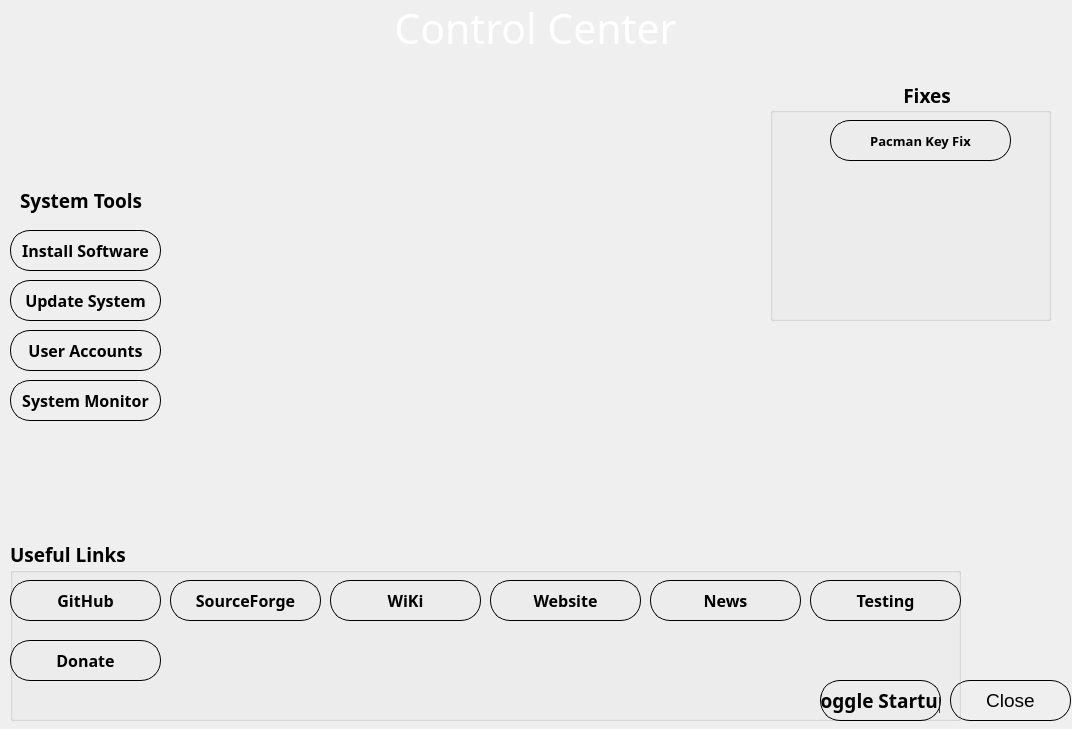
<?xml version="1.0" encoding="UTF-8"?>
<ui version="4.0">
 <class>mainDialog</class>
 <widget class="QDialog" name="mainDialog">
  <property name="geometry">
   <rect>
    <x>0</x>
    <y>0</y>
    <width>1072</width>
    <height>729</height>
   </rect>
  </property>
  <property name="font">
   <font>
    <family>Segoe UI</family>
    <pointsize>14</pointsize>
   </font>
  </property>
  <property name="windowTitle">
   <string>Welcome To FreedomOS</string>
  </property>
  <property name="windowIcon">
   <iconset>
    <normaloff>usr/share/freedomos-welcome/img/FreedomOS64x64.png</normaloff>usr/share/freedomos-welcome/img/FreedomOS64x64.png</iconset>
  </property>
  <property name="autoFillBackground">
   <bool>false</bool>
  </property>
  <property name="styleSheet">
   <string notr="true">QDialog {
background:rgb(31, 32, 42)
color: white
}</string>
  </property>
  <widget class="QLabel" name="label">
   <property name="geometry">
    <rect>
     <x>290</x>
     <y>0</y>
     <width>491</width>
     <height>51</height>
    </rect>
   </property>
   <property name="font">
    <font>
     <family>Ubuntu Nerd Font</family>
     <pointsize>31</pointsize>
     <weight>75</weight>
     <bold>true</bold>
    </font>
   </property>
   <property name="styleSheet">
    <string notr="true">color:white;</string>
   </property>
   <property name="text">
    <string>&lt;html&gt;&lt;head/&gt;&lt;body&gt;&lt;p&gt;&lt;span style=&quot; font-weight:400;&quot;&gt;Control Center&lt;/span&gt;&lt;/p&gt;&lt;/body&gt;&lt;/html&gt;</string>
   </property>
   <property name="textFormat">
    <enum>Qt::MarkdownText</enum>
   </property>
   <property name="alignment">
    <set>Qt::AlignCenter</set>
   </property>
  </widget>
  <widget class="QPushButton" name="close">
   <property name="geometry">
    <rect>
     <x>950</x>
     <y>680</y>
     <width>121</width>
     <height>41</height>
    </rect>
   </property>
   <property name="styleSheet">
    <string notr="true">QPushButton {

	border: 1px solid;
	border-radius: 20px;

}
QPushButton:hover
{
	border: 4px solid rgb(160, 32, 240);
}</string>
   </property>
   <property name="text">
    <string>Close</string>
   </property>
  </widget>
  <widget class="QPushButton" name="sysupdate">
   <property name="geometry">
    <rect>
     <x>10</x>
     <y>280</y>
     <width>151</width>
     <height>41</height>
    </rect>
   </property>
   <property name="font">
    <font>
     <family>Ubuntu Nerd Font</family>
     <pointsize>12</pointsize>
     <weight>75</weight>
     <bold>true</bold>
    </font>
   </property>
   <property name="styleSheet">
    <string notr="true">QPushButton {

	border: 1px solid;
	border-radius: 20px;

}
QPushButton:hover
{
	border: 4px solid rgb(160, 32, 240);
}</string>
   </property>
   <property name="text">
    <string>Update System</string>
   </property>
  </widget>
  <widget class="QLabel" name="label_2">
   <property name="geometry">
    <rect>
     <x>20</x>
     <y>180</y>
     <width>171</width>
     <height>41</height>
    </rect>
   </property>
   <property name="font">
    <font>
     <family>Ubuntu Nerd Font</family>
     <pointsize>14</pointsize>
     <weight>75</weight>
     <bold>true</bold>
    </font>
   </property>
   <property name="text">
    <string>System Tools</string>
   </property>
  </widget>
  <widget class="QPushButton" name="useraccounts">
   <property name="geometry">
    <rect>
     <x>10</x>
     <y>330</y>
     <width>151</width>
     <height>41</height>
    </rect>
   </property>
   <property name="font">
    <font>
     <family>Ubuntu Nerd Font</family>
     <pointsize>12</pointsize>
     <weight>75</weight>
     <bold>true</bold>
    </font>
   </property>
   <property name="styleSheet">
    <string notr="true">QPushButton {

	border: 1px solid;
	border-radius: 20px;

}
QPushButton:hover
{
	border: 4px solid rgb(160, 32, 240);
}</string>
   </property>
   <property name="text">
    <string>User Accounts</string>
   </property>
  </widget>
  <widget class="QPushButton" name="discover">
   <property name="geometry">
    <rect>
     <x>10</x>
     <y>230</y>
     <width>151</width>
     <height>41</height>
    </rect>
   </property>
   <property name="font">
    <font>
     <family>Ubuntu Nerd Font</family>
     <pointsize>12</pointsize>
     <weight>75</weight>
     <bold>true</bold>
    </font>
   </property>
   <property name="styleSheet">
    <string notr="true">QPushButton {

	border: 1px solid;
	border-radius: 20px;

}
QPushButton:hover
{
	border: 4px solid rgb(160, 32, 240);
}</string>
   </property>
   <property name="text">
    <string>Install Software</string>
   </property>
  </widget>
  <widget class="QPushButton" name="systemmonitor">
   <property name="geometry">
    <rect>
     <x>10</x>
     <y>380</y>
     <width>151</width>
     <height>41</height>
    </rect>
   </property>
   <property name="font">
    <font>
     <family>Ubuntu Nerd Font</family>
     <pointsize>12</pointsize>
     <weight>75</weight>
     <bold>true</bold>
    </font>
   </property>
   <property name="styleSheet">
    <string notr="true">QPushButton {

	border: 1px solid;
	border-radius: 20px;

}
QPushButton:hover
{
	border: 4px solid rgb(160, 32, 240);
}</string>
   </property>
   <property name="text">
    <string>System Monitor</string>
   </property>
  </widget>
  <widget class="QGroupBox" name="groupBox_2">
   <property name="geometry">
    <rect>
     <x>10</x>
     <y>540</y>
     <width>951</width>
     <height>181</height>
    </rect>
   </property>
   <property name="font">
    <font>
     <family>Ubuntu Nerd Font</family>
     <pointsize>14</pointsize>
     <weight>75</weight>
     <bold>true</bold>
    </font>
   </property>
   <property name="title">
    <string>Useful Links</string>
   </property>
   <widget class="QPushButton" name="github">
    <property name="geometry">
     <rect>
      <x>0</x>
      <y>40</y>
      <width>151</width>
      <height>41</height>
     </rect>
    </property>
    <property name="font">
     <font>
      <family>Ubuntu Nerd Font</family>
      <pointsize>12</pointsize>
      <weight>75</weight>
      <bold>true</bold>
     </font>
    </property>
    <property name="styleSheet">
     <string notr="true">QPushButton {

	border: 1px solid;
	border-radius: 20px;

}
QPushButton:hover
{
	border: 4px solid rgb(160, 32, 240);
}</string>
    </property>
    <property name="text">
     <string>GitHub</string>
    </property>
   </widget>
   <widget class="QPushButton" name="sourceforge">
    <property name="geometry">
     <rect>
      <x>160</x>
      <y>40</y>
      <width>151</width>
      <height>41</height>
     </rect>
    </property>
    <property name="font">
     <font>
      <family>Ubuntu Nerd Font</family>
      <pointsize>12</pointsize>
      <weight>75</weight>
      <bold>true</bold>
     </font>
    </property>
    <property name="styleSheet">
     <string notr="true">QPushButton {

	border: 1px solid;
	border-radius: 20px;

}
QPushButton:hover
{
	border: 4px solid rgb(160, 32, 240);
}</string>
    </property>
    <property name="text">
     <string>SourceForge</string>
    </property>
    <property name="default">
     <bool>true</bool>
    </property>
   </widget>
   <widget class="QPushButton" name="wiki">
    <property name="geometry">
     <rect>
      <x>320</x>
      <y>40</y>
      <width>151</width>
      <height>41</height>
     </rect>
    </property>
    <property name="font">
     <font>
      <family>Ubuntu Nerd Font</family>
      <pointsize>12</pointsize>
      <weight>75</weight>
      <bold>true</bold>
     </font>
    </property>
    <property name="styleSheet">
     <string notr="true">QPushButton {

	border: 1px solid;
	border-radius: 20px;

}
QPushButton:hover
{
	border: 4px solid rgb(160, 32, 240);
}</string>
    </property>
    <property name="text">
     <string>WiKi</string>
    </property>
   </widget>
   <widget class="QPushButton" name="website">
    <property name="geometry">
     <rect>
      <x>480</x>
      <y>40</y>
      <width>151</width>
      <height>41</height>
     </rect>
    </property>
    <property name="font">
     <font>
      <family>Ubuntu Nerd Font</family>
      <pointsize>12</pointsize>
      <weight>75</weight>
      <bold>true</bold>
     </font>
    </property>
    <property name="styleSheet">
     <string notr="true">QPushButton {

	border: 1px solid;
	border-radius: 20px;

}
QPushButton:hover
{
	border: 4px solid rgb(160, 32, 240);
}</string>
    </property>
    <property name="text">
     <string>Website</string>
    </property>
   </widget>
   <widget class="QPushButton" name="news">
    <property name="geometry">
     <rect>
      <x>640</x>
      <y>40</y>
      <width>151</width>
      <height>41</height>
     </rect>
    </property>
    <property name="font">
     <font>
      <family>Ubuntu Nerd Font</family>
      <pointsize>12</pointsize>
      <weight>75</weight>
      <bold>true</bold>
     </font>
    </property>
    <property name="styleSheet">
     <string notr="true">QPushButton {

	border: 1px solid;
	border-radius: 20px;

}
QPushButton:hover
{
	border: 4px solid rgb(160, 32, 240);
}</string>
    </property>
    <property name="text">
     <string>News</string>
    </property>
   </widget>
   <widget class="QPushButton" name="betatesting">
    <property name="geometry">
     <rect>
      <x>800</x>
      <y>40</y>
      <width>151</width>
      <height>41</height>
     </rect>
    </property>
    <property name="font">
     <font>
      <family>Ubuntu Nerd Font</family>
      <pointsize>12</pointsize>
      <weight>75</weight>
      <bold>true</bold>
     </font>
    </property>
    <property name="styleSheet">
     <string notr="true">QPushButton {

	border: 1px solid;
	border-radius: 20px;

}
QPushButton:hover
{
	border: 4px solid rgb(160, 32, 240);
}</string>
    </property>
    <property name="text">
     <string>Testing</string>
    </property>
   </widget>
   <widget class="QLabel" name="label_4">
    <property name="geometry">
     <rect>
      <x>10</x>
      <y>110</y>
      <width>151</width>
      <height>81</height>
     </rect>
    </property>
    <property name="text">
     <string/>
    </property>
    <property name="pixmap">
     <pixmap>../../../../../../../../../mnt/Projects/FreedomOS/freedomos-welcome-dev/usr/share/freedomos-welcome/img/sflogo.png</pixmap>
    </property>
   </widget>
   <widget class="QPushButton" name="donate">
    <property name="geometry">
     <rect>
      <x>0</x>
      <y>100</y>
      <width>151</width>
      <height>41</height>
     </rect>
    </property>
    <property name="font">
     <font>
      <family>Ubuntu Nerd Font</family>
      <pointsize>12</pointsize>
      <weight>75</weight>
      <bold>true</bold>
     </font>
    </property>
    <property name="styleSheet">
     <string notr="true">QPushButton {

	border: 1px solid;
	border-radius: 20px;

}
QPushButton:hover
{
	border: 4px solid rgb(160, 32, 240);
}</string>
    </property>
    <property name="text">
     <string>Donate</string>
    </property>
   </widget>
   <widget class="QPushButton" name="startup">
    <property name="geometry">
     <rect>
      <x>810</x>
      <y>140</y>
      <width>121</width>
      <height>41</height>
     </rect>
    </property>
    <property name="styleSheet">
     <string notr="true">QPushButton {

	border: 1px solid;
	border-radius: 20px;

}
QPushButton:hover
{
	border: 4px solid rgb(160, 32, 240);
}</string>
    </property>
    <property name="text">
     <string>Toggle Startup</string>
    </property>
   </widget>
  </widget>
  <widget class="QLabel" name="label_3">
   <property name="geometry">
    <rect>
     <x>0</x>
     <y>-20</y>
     <width>201</width>
     <height>201</height>
    </rect>
   </property>
   <property name="styleSheet">
    <string notr="true">filter:invert(1);</string>
   </property>
   <property name="text">
    <string/>
   </property>
   <property name="pixmap">
    <pixmap>img/FreedomOS-logos_white.png</pixmap>
   </property>
   <property name="scaledContents">
    <bool>true</bool>
   </property>
  </widget>
  <widget class="QGroupBox" name="groupBox_3">
   <property name="geometry">
    <rect>
     <x>770</x>
     <y>80</y>
     <width>281</width>
     <height>241</height>
    </rect>
   </property>
   <property name="font">
    <font>
     <family>Ubuntu Nerd Font</family>
     <pointsize>14</pointsize>
     <weight>75</weight>
     <bold>true</bold>
    </font>
   </property>
   <property name="layoutDirection">
    <enum>Qt::LeftToRight</enum>
   </property>
   <property name="title">
    <string>                           Fixes</string>
   </property>
   <property name="alignment">
    <set>Qt::AlignJustify|Qt::AlignVCenter</set>
   </property>
   <property name="flat">
    <bool>true</bool>
   </property>
   <widget class="QPushButton" name="gpgfix">
    <property name="geometry">
     <rect>
      <x>60</x>
      <y>40</y>
      <width>181</width>
      <height>41</height>
     </rect>
    </property>
    <property name="font">
     <font>
      <family>Ubuntu Nerd Font</family>
      <pointsize>10</pointsize>
      <weight>75</weight>
      <bold>true</bold>
     </font>
    </property>
    <property name="layoutDirection">
     <enum>Qt::RightToLeft</enum>
    </property>
    <property name="styleSheet">
     <string notr="true">QPushButton {

	border: 1px solid;
	border-radius: 20px;

}
QPushButton:hover
{
	border: 4px solid rgb(160, 32, 240);
}</string>
    </property>
    <property name="text">
     <string>Pacman Key Fix</string>
    </property>
   </widget>
  </widget>
 </widget>
 <resources/>
 <connections/>
</ui>
